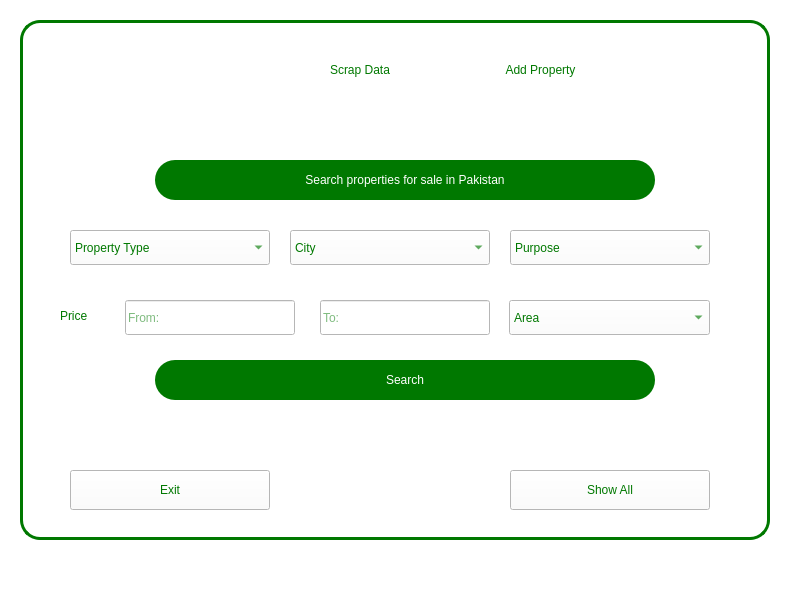
<?xml version="1.0" encoding="UTF-8"?>
<ui version="4.0">
 <class>MainWindow</class>
 <widget class="QMainWindow" name="MainWindow">
  <property name="geometry">
   <rect>
    <x>0</x>
    <y>0</y>
    <width>800</width>
    <height>600</height>
   </rect>
  </property>
  <property name="windowTitle">
   <string>MainWindow</string>
  </property>
  <property name="styleSheet">
   <string notr="true">*{
background-color: white;
color: rgb(0,120,0);
font: bold 12pt &quot;Roboto&quot;;
}</string>
  </property>
  <widget class="QWidget" name="centralwidget">
   <widget class="QWidget" name="Container" native="true">
    <property name="geometry">
     <rect>
      <x>0</x>
      <y>0</y>
      <width>800</width>
      <height>600</height>
     </rect>
    </property>
    <widget class="QLabel" name="backgroundPic">
     <property name="geometry">
      <rect>
       <x>0</x>
       <y>0</y>
       <width>800</width>
       <height>600</height>
      </rect>
     </property>
     <property name="text">
      <string/>
     </property>
     <property name="pixmap">
      <pixmap>../propertyPics/hotel.jpg</pixmap>
     </property>
     <property name="scaledContents">
      <bool>true</bool>
     </property>
    </widget>
    <widget class="QWidget" name="innerContainer" native="true">
     <property name="geometry">
      <rect>
       <x>20</x>
       <y>20</y>
       <width>750</width>
       <height>520</height>
      </rect>
     </property>
     <property name="styleSheet">
      <string notr="true">#innerContainer{
background-color: rgba(255, 255, 255, 200);
border-radius: 20px;
border: 3px solid rgb(0,120,0);
}</string>
     </property>
     <widget class="QLabel" name="lblUser">
      <property name="geometry">
       <rect>
        <x>650</x>
        <y>20</y>
        <width>60</width>
        <height>60</height>
       </rect>
      </property>
      <property name="styleSheet">
       <string notr="true">background-color: none;</string>
      </property>
      <property name="text">
       <string/>
      </property>
      <property name="pixmap">
       <pixmap resource="../icons/icons.qrc">:/icons/user (2).png</pixmap>
      </property>
      <property name="scaledContents">
       <bool>true</bool>
      </property>
     </widget>
     <widget class="QLabel" name="lblLogo">
      <property name="geometry">
       <rect>
        <x>20</x>
        <y>20</y>
        <width>120</width>
        <height>60</height>
       </rect>
      </property>
      <property name="styleSheet">
       <string notr="true">background: none;</string>
      </property>
      <property name="text">
       <string/>
      </property>
      <property name="pixmap">
       <pixmap resource="../icons/icons.qrc">:/newPrefix/DEVOE partners logo.png</pixmap>
      </property>
      <property name="scaledContents">
       <bool>true</bool>
      </property>
     </widget>
     <widget class="QComboBox" name="cmbxType">
      <property name="geometry">
       <rect>
        <x>50</x>
        <y>210</y>
        <width>200</width>
        <height>35</height>
       </rect>
      </property>
      <item>
       <property name="text">
        <string>Property Type</string>
       </property>
      </item>
      <item>
       <property name="text">
        <string>House</string>
       </property>
      </item>
      <item>
       <property name="text">
        <string>Flat</string>
       </property>
      </item>
      <item>
       <property name="text">
        <string>Plot File</string>
       </property>
      </item>
      <item>
       <property name="text">
        <string>Commercial Plot</string>
       </property>
      </item>
      <item>
       <property name="text">
        <string>Residential Plot</string>
       </property>
      </item>
      <item>
       <property name="text">
        <string>Agricultural Plot</string>
       </property>
      </item>
     </widget>
     <widget class="QComboBox" name="cmbxCity">
      <property name="geometry">
       <rect>
        <x>270</x>
        <y>210</y>
        <width>200</width>
        <height>35</height>
       </rect>
      </property>
      <item>
       <property name="text">
        <string>City</string>
       </property>
      </item>
      <item>
       <property name="text">
        <string>Lahore</string>
       </property>
      </item>
      <item>
       <property name="text">
        <string>Islamabad</string>
       </property>
      </item>
      <item>
       <property name="text">
        <string>Rawalpindi</string>
       </property>
      </item>
      <item>
       <property name="text">
        <string>Karachi</string>
       </property>
      </item>
      <item>
       <property name="text">
        <string>Sialkot</string>
       </property>
      </item>
      <item>
       <property name="text">
        <string>Gujranwala</string>
       </property>
      </item>
     </widget>
     <widget class="QComboBox" name="cmbxPurpose">
      <property name="geometry">
       <rect>
        <x>490</x>
        <y>210</y>
        <width>200</width>
        <height>35</height>
       </rect>
      </property>
      <item>
       <property name="text">
        <string>Purpose</string>
       </property>
      </item>
      <item>
       <property name="text">
        <string>For Sale</string>
       </property>
      </item>
      <item>
       <property name="text">
        <string>For Rent</string>
       </property>
      </item>
     </widget>
     <widget class="QComboBox" name="cmbxArea">
      <property name="geometry">
       <rect>
        <x>489</x>
        <y>280</y>
        <width>201</width>
        <height>35</height>
       </rect>
      </property>
      <item>
       <property name="text">
        <string>Area</string>
       </property>
      </item>
      <item>
       <property name="text">
        <string>3 Marla</string>
       </property>
      </item>
      <item>
       <property name="text">
        <string>5 Marla</string>
       </property>
      </item>
      <item>
       <property name="text">
        <string>10 Marla</string>
       </property>
      </item>
      <item>
       <property name="text">
        <string>1 Kanal</string>
       </property>
      </item>
      <item>
       <property name="text">
        <string>2 kanal</string>
       </property>
      </item>
      <item>
       <property name="text">
        <string>3 Kanal</string>
       </property>
      </item>
      <item>
       <property name="text">
        <string>5 Kanal</string>
       </property>
      </item>
     </widget>
     <widget class="QLabel" name="label">
      <property name="geometry">
       <rect>
        <x>40</x>
        <y>280</y>
        <width>61</width>
        <height>31</height>
       </rect>
      </property>
      <property name="styleSheet">
       <string notr="true">background: None;</string>
      </property>
      <property name="text">
       <string>Price</string>
      </property>
     </widget>
     <widget class="QPushButton" name="BtnSearch">
      <property name="geometry">
       <rect>
        <x>135</x>
        <y>340</y>
        <width>500</width>
        <height>40</height>
       </rect>
      </property>
      <property name="styleSheet">
       <string notr="true">background-color: rgb(0, 120, 0);
color: white;
font: bold 16pt &quot;Roboto&quot;;
border-radius: 20px;</string>
      </property>
      <property name="text">
       <string>Search</string>
      </property>
     </widget>
     <widget class="QPushButton" name="BtnExit">
      <property name="geometry">
       <rect>
        <x>50</x>
        <y>450</y>
        <width>200</width>
        <height>40</height>
       </rect>
      </property>
      <property name="text">
       <string>Exit</string>
      </property>
     </widget>
     <widget class="QPushButton" name="BtnShowAll">
      <property name="geometry">
       <rect>
        <x>490</x>
        <y>450</y>
        <width>200</width>
        <height>40</height>
       </rect>
      </property>
      <property name="text">
       <string>Show All</string>
      </property>
     </widget>
     <widget class="QPushButton" name="Heading">
      <property name="geometry">
       <rect>
        <x>135</x>
        <y>140</y>
        <width>500</width>
        <height>40</height>
       </rect>
      </property>
      <property name="styleSheet">
       <string notr="true">background-color: rgb(0, 120, 0);
color: white;
font: bold 14pt &quot;Roboto&quot;;
border-radius: 20px;</string>
      </property>
      <property name="text">
       <string>Search properties for sale in Pakistan</string>
      </property>
     </widget>
     <widget class="QPushButton" name="BtnAdd">
      <property name="geometry">
       <rect>
        <x>440</x>
        <y>25</y>
        <width>161</width>
        <height>50</height>
       </rect>
      </property>
      <property name="styleSheet">
       <string notr="true">background-color: white;
color: rgb(0, 120, 0);
font: bold 12pt &quot;Roboto&quot;;
border-radius: 20px;</string>
      </property>
      <property name="text">
       <string>Add Property</string>
      </property>
     </widget>
     <widget class="QLineEdit" name="txtPriceFrom">
      <property name="geometry">
       <rect>
        <x>105</x>
        <y>280</y>
        <width>170</width>
        <height>35</height>
       </rect>
      </property>
      <property name="placeholderText">
       <string>From:</string>
      </property>
     </widget>
     <widget class="QLineEdit" name="txtPriceTo">
      <property name="geometry">
       <rect>
        <x>300</x>
        <y>280</y>
        <width>170</width>
        <height>35</height>
       </rect>
      </property>
      <property name="placeholderText">
       <string>To:</string>
      </property>
     </widget>
     <widget class="QLabel" name="lblUserName">
      <property name="geometry">
       <rect>
        <x>630</x>
        <y>90</y>
        <width>100</width>
        <height>25</height>
       </rect>
      </property>
      <property name="styleSheet">
       <string notr="true">color: rgb(0,120,0);</string>
      </property>
      <property name="text">
       <string/>
      </property>
     </widget>
     <widget class="QPushButton" name="BtnScrap">
      <property name="geometry">
       <rect>
        <x>260</x>
        <y>25</y>
        <width>160</width>
        <height>50</height>
       </rect>
      </property>
      <property name="styleSheet">
       <string notr="true">background-color: white;
color: rgb(0, 120, 0);
font: bold 12pt &quot;Roboto&quot;;
border-radius: 20px;</string>
      </property>
      <property name="text">
       <string>Scrap Data</string>
      </property>
     </widget>
    </widget>
   </widget>
  </widget>
  <widget class="QStatusBar" name="statusbar"/>
 </widget>
 <resources>
  <include location="../icons/icons.qrc"/>
 </resources>
 <connections/>
</ui>
